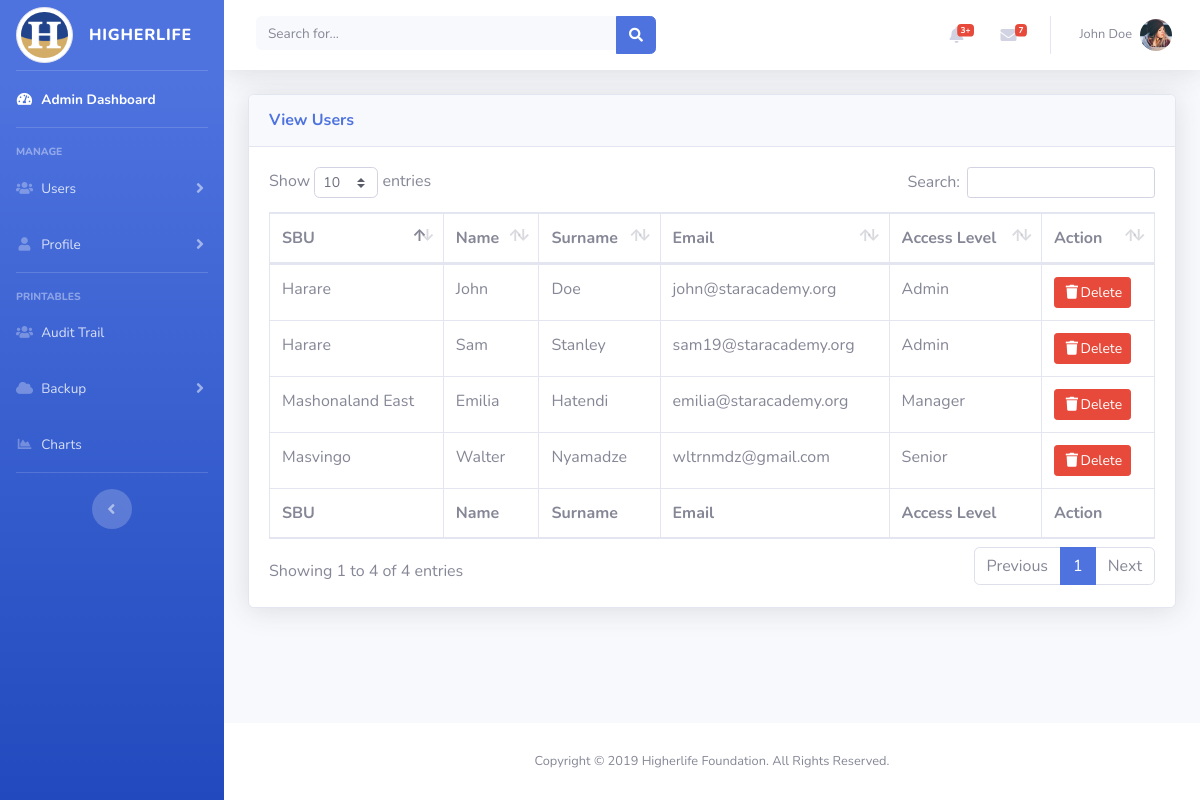
/admin/view.php (signed in), run on the app's committed database.
### tables this page shows
CREATE TABLE IF NOT EXISTS `users` (
  `id` int(11) NOT NULL,
  `name` varchar(40) NOT NULL,
  `surname` varchar(40) NOT NULL,
  `email` varchar(40) NOT NULL,
  `sbu` varchar(40) NOT NULL,
  `cell_num` int(40) NOT NULL,
  `access_level` varchar(40) NOT NULL,
  `username` varchar(40) NOT NULL,
  `password` varchar(40) NOT NULL,
  `sex` varchar(40) NOT NULL
);

### admin/view.php (the view, shortened to what this page needs)
<?php include ("conn.php");
if(isset($_SESSION['access']) && $_SESSION['fullname'] &&  $_SESSION['access']=="Admin") {?>
<!DOCTYPE html>
<html lang="en">
<head>
  <link href="vendor/fontawesome-free/css/all.min.css" rel="stylesheet" type="text/css">
  <link href="css/sb-admin-2.min.css" rel="stylesheet">
  <link href="vendor/datatables/dataTables.bootstrap4.min.css" rel="stylesheet">
</head>
<body id="page-top">
  <div id="wrapper">
    <ul class="navbar-nav bg-gradient-primary sidebar sidebar-dark accordion" id="accordionSidebar">
      <a class="sidebar-brand d-flex align-items-center justify-content-center" href="index.php">
        <div class="sidebar-brand-icon rotate-n-0">
        <img class="img-thumbnail rounded-circle" src="img/hlf (2).png" width:60, height:60>
        </div>
        <div class="sidebar-brand-text mx-3">Higherlife   </div>
      </a>
      <hr class="sidebar-divider my-0">
      <li class="nav-item active">
        <a class="nav-link" href="index.php">
          <i class="fas fa-fw fa-tachometer-alt"></i>
          <span>Admin Dashboard</span></a>
      </li>
      <hr class="sidebar-divider">
      <div class="sidebar-heading">
        Manage
      </div>
      <li class="nav-item">
        <a class="nav-link collapsed" href="#" data-toggle="collapse" data-target="#collapseTwo" aria-expanded="true" aria-controls="collapseTwo">
          <i class="fas fa-fw fa-users"></i>
          <span>Users</span>
        </a>
      </li>
   <li class="nav-item">
        <a class="nav-link collapsed" href="#" data-toggle="collapse" data-target="#collapseUtilities" aria-expanded="true" aria-controls="collapseUtilities">
          <i class="fas fa-fw fa-user"></i>
          <span>Profile</span>
        </a>
      </li>
      <hr class="sidebar-divider">
      <div class="sidebar-heading">
        PRINTABLES
      </div>
  <li class="nav-item">
    <a class="nav-link" href="audit.php">
      <i class="fas fa-fw fa-users"></i>
      <span>Audit Trail</span></a>
  </li>
  <li class="nav-item">
        <a class="nav-link collapsed" href="#" data-toggle="collapse" data-target="#collapseData" aria-expanded="true" aria-controls="collapseData">
          <i class="fas fa-fw fa-cloud"></i>
          <span>Backup</span>
        </a>
      </li>
      <li class="nav-item">
        <a class="nav-link" href="charts.php">
          <i class="fas fa-fw fa-chart-area"></i>
          <span>Charts</span></a>
      </li>
      <hr class="sidebar-divider d-none d-md-block">
      <div class="text-center d-none d-md-inline">
        <button class="rounded-circle border-0" id="sidebarToggle"></button>
      </div>
    </ul>
    <div id="content-wrapper" class="d-flex flex-column">
      <div id="content">
        <nav class="navbar navbar-expand navbar-light bg-white topbar mb-4 static-top shadow">
          <form class="d-none d-sm-inline-block form-inline mr-auto ml-md-3 my-2 my-md-0 mw-100 navbar-search">
            <div class="input-group">
              <input type="text" class="form-control bg-light border-0 small" placeholder="Search for..." aria-label="Search" aria-describedby="basic-addon2">
              <div class="input-group-append">
                <button class="btn btn-primary" type="button">
                  <i class="fas fa-search fa-sm"></i>
                </button>
              </div>
            </div>
          </form>
          <ul class="navbar-nav ml-auto">
            <li class="nav-item dropdown no-arrow mx-1">
              <a class="nav-link dropdown-toggle" href="#" id="alertsDropdown" role="button" data-toggle="dropdown" aria-haspopup="true" aria-expanded="false">
                <i class="fas fa-bell fa-fw"></i>
                <span class="badge badge-danger badge-counter">3+</span>
              </a>
            </li>
            <li class="nav-item dropdown no-arrow mx-1">
              <a class="nav-link dropdown-toggle" href="#" id="messagesDropdown" role="button" data-toggle="dropdown" aria-haspopup="true" aria-expanded="false">
                <i class="fas fa-envelope fa-fw"></i>
                <span class="badge badge-danger badge-counter">7</span>
              </a>
            </li>
            <li class="nav-item dropdown no-arrow">
              <a class="nav-link dropdown-toggle" href="#" id="userDropdown" role="button" data-toggle="dropdown" aria-haspopup="true" aria-expanded="false">
                <span class="mr-2 d-none d-lg-inline text-gray-600 small"><?php echo $_SESSION['username'];?></span>
                <img class="img-profile rounded-circle" src="img/profile-image.png">
              </a>
            </li>
          </ul>
        </nav>
        <div class="container-fluid">
          <div class="card shadow mb-4">
            <div class="card-header py-3">
              <h6 class="m-0 font-weight-bold text-primary">View Users</h6>
            </div>
            <div class="card-body">
              <div class="table-responsive">
                <table class="table table-bordered" id="dataTable" width="100%" cellspacing="0">
                  <thead>
                    <tr>
                      <th>SBU</th>
                      <th>Name</th>
                      <th>Surname</th>
                      <th>Email</th>
                      <th> Access Level</th>
                      <th> Action</th>
                    </tr>
                  </thead>
                  <tfoot>
                    <tr>
                    <th>SBU</th>
                      <th>Name</th>
                      <th>Surname</th>
                      <th>Email</th>
                      <th> Access Level</th>
                      <th> Action</th>
                    </tr>
                  </tfoot>
                  <tbody>
                  <?php
                 $select=mysqli_query($connection,"SELECT * FROM `users`");
                 while ($row=mysqli_fetch_assoc($select)){
            echo "
                        <tr>
                          <td>".$row['sbu']."</td>
                          <td>".$row['name']."</td>
                          <td>".$row['surname']."</td>
                          <td>".$row['email']."</td>
                          <td>".$row['access_level']."</td>
                          <td>
                          <a href='primary.php?id=".$row['ID']."&nat=".$row['nat_ID']."&button=".$reject."&name=".$row['First_name']."&surname=".$row['surname']." 'class='btn btn-danger btn-sm btn-flat'> <i class='fas fa-fw fa-trash fa-small'> </i>Delete</a>
                          </td>
                        </tr>
                      ";
                    }
                  ?>
                  </tbody>
                </table>
              </div>
            </div>
          </div>
        </div>
      </div>
      <footer class="sticky-footer bg-white">
        <div class="container my-auto">
          <div class="copyright text-center my-auto">
            <span>Copyright &copy;  2019 Higherlife Foundation. All Rights Reserved. </span>
          </div>
        </div>
      </footer>
    </div>
  </div>
</body>
</html>
<?php }
else{header('location:../index.php');} ?>

### data on the page
users: sbu "Harare", name "John", surname "Doe", email "john@staracademy.org", access_level "Admin"
users: sbu "Harare", name "Sam", surname "Stanley", email "sam19@staracademy.org", access_level "Admin"
users: sbu "Mashonaland East", name "Emilia", surname "Hatendi", email "emilia@staracademy.org", access_level "Manager"
users: sbu "Masvingo", name "Walter", surname "Nyamadze", email "wltrnmdz@gmail.com", access_level "Senior"

### other printed values
$_SESSION['username'] "John Doe"
